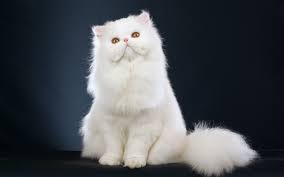
#> input picture Homework1/data/mrf/cat.jpg, 284 x 177 px; its folder holds only this picture in this run
$ jupyter execute markov_random_fields.ipynb   (shell and % lines are left out)
#> lines starting #> are read from the running program, lines starting #| are printed output that depends on the picture
# Markov Random Fields and Mean Field Theory

Prepared for Fall 2026. The foreground/background model and the images come from the Gibbs sampling notebook of the Fall 2025 homework (originally by Weichao Qiu).

References: the notes for Lecture 6 (Probabilities on Graphs: Spatial Context) and Lecture 7 (Mean Field Theory: image labelling, the weak membrane and binocular stereo). Gibbs sampling, used in one section below, is explained in that section and in Lecture 8.

If you find a bug in this notebook, please email the TAs or tell us at office hours.

**Before you start.** Run the notebook from the homework folder, so that the folder `data` is next to it. Every figure and number that a question asks for must appear in your PDF: when a question asks you to vary a parameter, copy the relevant cell into the code cell below the question (or write a loop) instead of editing and re-running the cell above, which would overwrite the earlier figure.

---

**The model.** Every pixel $i$ has a binary label $x_i \in \{0, 1\}$ (1 = foreground, 0 = background) and an observed grey level $z_i$. The energy of a labelling is evidence plus context,

$$E(\mathbf{x}) = \sum_i \psi_i(x_i) + w \sum_{(i,j)} [x_i \ne x_j], \qquad \psi_i(x_i) = \frac{(z_i - \mu_{x_i})^2}{2 s^2},$$

where $[x_i \ne x_j]$ is 1 when the two labels differ and 0 when they agree, and the sum runs over the pairs of neighbouring pixels.

The unary term $\psi_i$ says how well the grey level fits the mean $\mu_1$ of the foreground or the mean $\mu_0$ of the background, with noise level $s$. The pairwise term is the Potts model on the four-neighbour grid: every pair of neighbours with different labels costs $w$. The energy defines the Gibbs distribution $P(\mathbf{x} \mid \mathbf{z}) = e^{-E(\mathbf{x})/T} / Z$ at temperature $T$.

**Mean field.** Mean field theory approximates $P$ by a factorised distribution with one belief $q_i = Q(x_i = 1)$ per pixel. Switching pixel $i$ on changes the unary cost by $\Delta\psi_i = \psi_i(1) - \psi_i(0)$ and the expected pairwise cost by $w \sum_{j \in N(i)} (1 - 2 q_j)$, so the update of Lecture 6 reads

$$q_i \leftarrow \sigma\!\left(\frac{-\Delta\psi_i + w \sum_{j \in N(i)} (2 q_j - 1)}{T}\right), \qquad \sigma(u) = \frac{1}{1 + e^{-u}}.$$

It is a stationary point of the mean field free energy (the expected energy plus $T$ times the negative entropy):

$$F(\mathbf{q}) = \sum_i \big[q_i \psi_i(1) + (1 - q_i)\psi_i(0)\big] + w \sum_{(i,j)} \big[q_i(1 - q_j) + q_j(1 - q_i)\big] + T \sum_i \big[q_i \log q_i + (1 - q_i)\log(1 - q_i)\big].$$

## Utilities

[cell 1]
from __future__ import annotations
import os
import time

import numpy as np
import numpy.typing as npt
import matplotlib.pyplot as plt
from matplotlib.ticker import FuncFormatter, LogLocator, NullFormatter
from PIL import Image


if not os.path.isdir("data/mrf"):
    raise FileNotFoundError("The folder data/mrf was not found. Start Jupyter in the homework folder, "
                            "so that the folder data is next to this notebook.")


def sigmoid(u):
    return 1 / (1 + np.exp(-np.clip(u, -50, 50)))


def neighbour_sum(a: npt.NDArray) -> npt.NDArray:
    """Sum of the four neighbours (up, down, left, right) of every pixel; pixels outside the image count as 0."""
    s = np.zeros_like(a, dtype=float)
    s[1:, :] += a[:-1, :]
    s[:-1, :] += a[1:, :]
    s[:, 1:] += a[:, :-1]
    s[:, :-1] += a[:, 1:]
    return s


def unary_potentials(z, mu0: float, mu1: float, s: float):
    """psi_i(0) and psi_i(1): the cost of calling pixel i background or foreground."""
    return (z - mu0) ** 2 / (2 * s**2), (z - mu1) ** 2 / (2 * s**2)


def energy(x, psi0, psi1, w: float) -> float:
    """E(x) = sum of unary costs + w * (number of neighbouring pairs with different labels)."""
    unary = np.where(x == 1, psi1, psi0).sum()
    disagreements = np.sum(x[:, 1:] != x[:, :-1]) + np.sum(x[1:, :] != x[:-1, :])
    return float(unary + w * disagreements)


def free_energy(q, psi0, psi1, w: float, T: float = 1.0) -> float:
    """Mean field free energy F(q): expected energy + T * negative entropy."""
    qc = np.clip(q, 1e-12, 1 - 1e-12)
    expected_unary = np.sum(q * psi1 + (1 - q) * psi0)
    expected_pairwise = w * (np.sum(q[:, 1:] * (1 - q[:, :-1]) + q[:, :-1] * (1 - q[:, 1:]))
                             + np.sum(q[1:, :] * (1 - q[:-1, :]) + q[:-1, :] * (1 - q[1:, :])))
    negative_entropy = np.sum(qc * np.log(qc) + (1 - qc) * np.log(1 - qc))
    return float(expected_unary + expected_pairwise + T * negative_entropy)


def checkerboard(shape) -> npt.NDArray[np.bool_]:
    """True on the 'black' squares of a checkerboard. No two black pixels are neighbours."""
    yy, xx = np.indices(shape)
    return (yy + xx) % 2 == 0


def mean_field(psi0, psi1, w: float, T: float = 1.0, n_iter: int = 30, schedule: str = "checkerboard", q0=None):
    """Mean field iterations for the binary Potts model.

    schedule = "checkerboard": update all black pixels, then all white pixels (one iteration = both halves)
    schedule = "parallel":     update every pixel at once from the beliefs of the previous iteration

    Returns the beliefs q and a history with the free energy after every iteration and the number
    of pixels whose label (q > 0.5) flipped during the iteration.
    """
    d_psi = psi1 - psi0
    n_nb = neighbour_sum(np.ones_like(d_psi))
    q = sigmoid(-d_psi / T) if q0 is None else q0.astype(float).copy()
    black = checkerboard(q.shape)
    history = {"F": [free_energy(q, psi0, psi1, w, T)], "flips": []}

    def update(q):
        return sigmoid((-d_psi + w * (2 * neighbour_sum(q) - n_nb)) / T)

    for _ in range(n_iter):
        old = q > 0.5
        if schedule == "parallel":
            q = update(q)
        elif schedule == "checkerboard":
            for mask in (black, ~black):
                q = np.where(mask, update(q), q)
        else:
            raise ValueError(schedule)
        history["F"].append(free_energy(q, psi0, psi1, w, T))
        history["flips"].append(int(np.sum((q > 0.5) != old)))
    return q, history


def gibbs_sampler(psi0, psi1, w: float, T: float = 1.0, n_sweeps: int = 300, burn_in: int = 50, seed: int = 0):
    """Gibbs sampling with a checkerboard schedule: all black pixels are resampled given the white ones, then the reverse.

    Returns two arrays: the estimated marginals P(x_i = 1), i.e. the average of the samples after burn-in,
    and the last sample.
    """
    rng = np.random.default_rng(seed)
    d_psi = psi1 - psi0
    n_nb = neighbour_sum(np.ones_like(d_psi))
    black = checkerboard(d_psi.shape)
    x = (rng.random(d_psi.shape) < sigmoid(-d_psi / T)).astype(float)
    total, n = np.zeros_like(d_psi), 0
    for sweep in range(n_sweeps):
        for mask in (black, ~black):
            p_on = sigmoid((-d_psi + w * (2 * neighbour_sum(x) - n_nb)) / T)
            x = np.where(mask, (rng.random(x.shape) < p_on).astype(float), x)
        if sweep >= burn_in:
            total += x
            n += 1
    return total / n, x


def make_synthetic_scene(size: int = 96) -> npt.NDArray[np.int64]:
    """Ground-truth labels: a disk, a rectangle and a thin bar on a background."""
    yy, xx = np.indices((size, size))
    x = np.zeros((size, size), dtype=int)
    x[(yy - 38) ** 2 + (xx - 30) ** 2 < 17**2] = 1
    x[(yy >= 56) & (yy < 86) & (xx >= 52) & (xx < 88)] = 1
    x[(yy >= 12) & (yy < 15) & (xx >= 50) & (xx < 90)] = 1
    return x


def load_image(name: str, max_side: int = 160) -> npt.NDArray[np.float64]:
    """Load data/mrf/<name>.jpg as grey levels in [0, 1], shrunk so that its longer side is at most max_side."""
    image = Image.open(f"data/mrf/{name}.jpg").convert("L")
    scale = max_side / max(image.size)
    if scale < 1:
        image = image.resize((round(image.size[0] * scale), round(image.size[1] * scale)), Image.LANCZOS)
    return np.array(image).astype(float) / 255


def show(images, titles, **kwargs):
    fig, axes = plt.subplots(1, len(images), figsize=(3.2 * len(images), 3.2))
    for ax, image, title in zip(np.atleast_1d(axes), images, titles):
        ax.imshow(image, cmap="gray", **kwargs)
        ax.set_title(title)
        ax.axis("off")
    fig.tight_layout()
    plt.show()

## A synthetic image with known ground truth

The observed grey level is the mean of the true class plus Gaussian noise: $z_i = \mu_{x_i} + \text{noise}$, with $\mu_0 = 0.3$, $\mu_1 = 0.7$ and noise standard deviation $s = 0.25$. With $w = 0$ every pixel is decided on its own evidence.

[cell 2]
truth = make_synthetic_scene()
rng = np.random.default_rng(0)
mu0, mu1, s = 0.3, 0.7, 0.25
z = np.where(truth == 1, mu1, mu0) + rng.normal(scale=s, size=truth.shape)
psi0, psi1 = unary_potentials(z, mu0, mu1, s)

pixelwise = (psi1 < psi0).astype(int)
show([truth, z, pixelwise], ["ground truth", "observed image z", f"pixel by pixel: {100 * np.mean(pixelwise != truth):.1f}% wrong"])
#> in show, `plt.show()`:
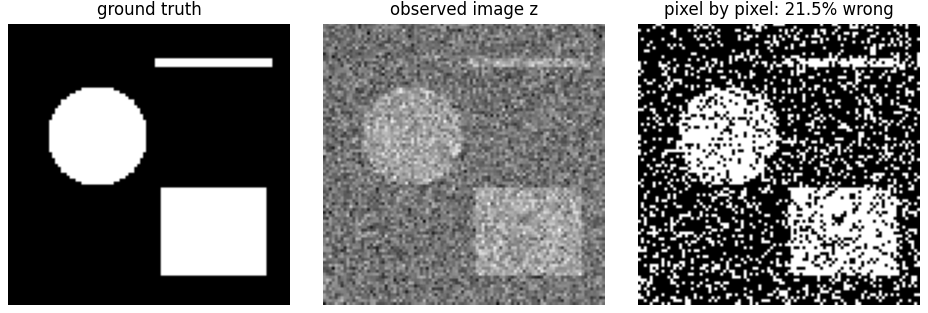
#> figure drawn by matplotlib, 3 panels

## Mean field segmentation

The beliefs start from the unary evidence alone, $q_i = \sigma(-\Delta\psi_i)$, and every iteration updates the black and then the white pixels of a checkerboard. The labelling is read off the beliefs: $\hat{x}_i = 1$ if $q_i > 0.5$.

[cell 3]
def segment(z, mu0, mu1, s, w, T=1.0, n_iter=30):
    """Mean field segmentation; returns the beliefs, the labelling and the free-energy history."""
    psi0, psi1 = unary_potentials(z, mu0, mu1, s)
    q, history = mean_field(psi0, psi1, w, T=T, n_iter=n_iter)
    return q, (q > 0.5).astype(int), history


w = 1.0   # try other values for Question 9.1
q, labelling, history = segment(z, mu0, mu1, s, w)
show([q, labelling], [f"beliefs q, w = {w:g}", f"labelling: {100 * np.mean(labelling != truth):.1f}% wrong"], vmin=0, vmax=1)
#> in show (call 2), `plt.show()`:
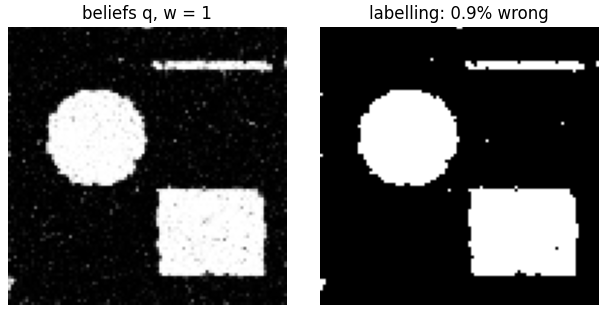
#> figure drawn by matplotlib, 2 panels

plt.figure(figsize=(4.5, 3))
plt.plot(history["F"], marker="o", ms=3)
plt.xlabel("iteration")
plt.ylabel("free energy F(q)")
plt.show()
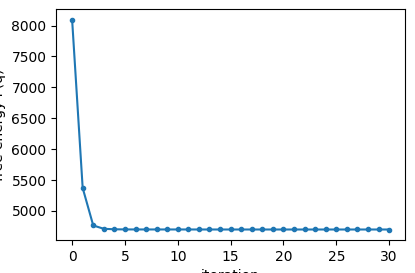
#> figure drawn by matplotlib, 1 panel; curve peaks at x = 0, y = 8098.3

### Question 9.1 (3 points)

- Run mean field on the synthetic image with $w \in \{0, 0.25, 0.5, 1, 2, 8\}$ (write a loop in the code cell below). Report the percentage of wrong labels for each value and show the labellings. **(1 point)**
- Explain the effect of $w$ in terms of the two terms of the energy. What happens when $w$ is too small? What goes wrong when $w$ is large (compare the thin bar and the outline of the disk for $w = 2$ and $w = 8$)? **(1 point)**
- Apply the model to one of the real images in `data/mrf` (`cat`, `moon` or `einstein`). Use the histogram of grey levels (cell below) to choose $\mu_0$, $\mu_1$ and $s$, and show the result for $w = 0$ and for one larger value of $w$. **(1 point)**

[cell 4]
image = load_image("cat")        # or "moon", "einstein"
#> in load_image, `image = image.resize((round(image.size[0] * scale), round(image.size[1..`:
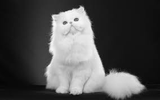
#> image: PIL image 160x100 L; min 5, max 251, mean 78
fig, axes = plt.subplots(1, 2, figsize=(9, 3))
axes[0].imshow(image, cmap="gray")
axes[0].axis("off")
axes[1].hist(image.ravel(), bins=50)
axes[1].set_xlabel("grey level")
axes[1].set_ylabel("number of pixels")
fig.tight_layout()
plt.show()
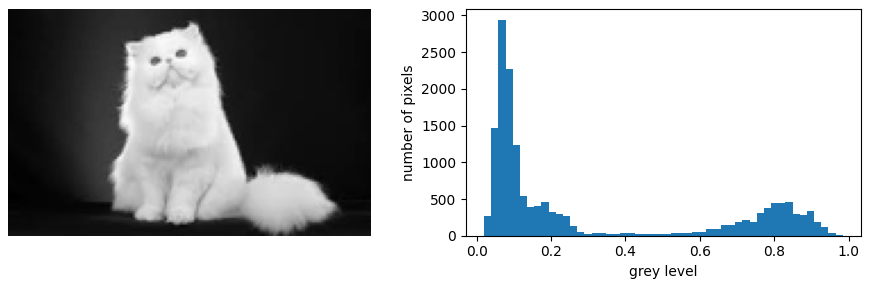
#> figure drawn by matplotlib, 2 panels; panel 2: tallest bar 2940 high, from x = 0.0582 to 0.0775

# Your code for Question 9.1, e.g.
# q, labelling, history = segment(image, mu0=..., mu1=..., s=..., w=...)

**Your answers for Question 9.1:**

## Update schedules

The checkerboard schedule updates all black pixels at once and then all white pixels. The parallel schedule updates every pixel at once, using the beliefs of the previous iteration. Both are run below with $w = 2$ from the same initial beliefs: the unary evidence, and an artificial checkerboard pattern.

[cell 5]
w = 2.0
starts = {"unary evidence": None, "checkerboard pattern": np.where(checkerboard(z.shape), 0.9, 0.1)}

fig, axes = plt.subplots(2, 2, figsize=(10, 6))
for col, (start_name, q0) in enumerate(starts.items()):
    for schedule, color in (("checkerboard", "tab:green"), ("parallel", "tab:red")):
        q, history = mean_field(psi0, psi1, w, n_iter=40, schedule=schedule, q0=q0)
        axes[0, col].plot(history["F"], color=color, label=schedule)
        axes[1, col].plot(range(1, 41), history["flips"], color=color, label=schedule)
        decreasing = np.all(np.diff(history["F"]) <= 1e-9)
        print(f"start: {start_name:21s} schedule: {schedule:12s} F never increases: {decreasing}   "
              f"last four values of F: {np.round(history['F'][-4:], 1)}   labels flipped in the last iteration: {history['flips'][-1]}")
    axes[0, col].set_title(f"start: {start_name}")
    axes[0, col].set_ylabel("free energy F(q)")
    axes[0, col].set_yscale("log")
    axes[0, col].yaxis.set_major_locator(LogLocator(subs=(1.0, 1.5, 2.0, 3.0, 5.0, 7.0)))
    axes[0, col].yaxis.set_major_formatter(FuncFormatter(lambda v, _: f"{v:,.0f}"))
    axes[0, col].yaxis.set_minor_formatter(NullFormatter())
    axes[1, col].set_ylabel("labels flipped in the iteration")
    axes[1, col].set_xlabel("iteration")
    axes[1, col].set_yscale("symlog")
    axes[1, col].set_ylim(-0.3, 5e4)
    for ax in axes[:, col]:
        ax.legend()
fig.tight_layout()
plt.show()
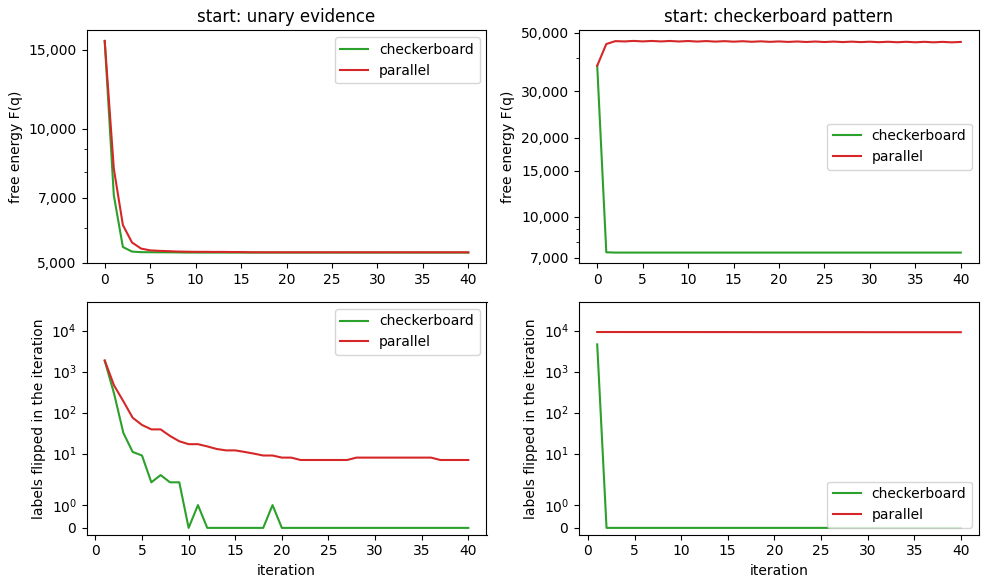
#> figure drawn by matplotlib, 4 panels; panel 1: curve peaks at x = 0, y = 15711.2; panel 1: curve peaks at x = 0, y = 15711.2; panel 2: curve peaks at x = 0, y = 37526.7; panel 2: curve peaks at x = 4, y = 46603.8

# The parallel schedule from the checkerboard start: the labels after its last two iterations
q39, _ = mean_field(psi0, psi1, w, n_iter=39, schedule="parallel", q0=starts["checkerboard pattern"])
q40, _ = mean_field(psi0, psi1, w, n_iter=40, schedule="parallel", q0=starts["checkerboard pattern"])
zoom = (slice(40, 52), slice(40, 52))   # a 12 x 12 window, so that single pixels are visible
print("Labels of the parallel run from the checkerboard start, in a 12 x 12 window of the image:")
show([(q39 > 0.5)[zoom], (q40 > 0.5)[zoom]], ["iteration 39", "iteration 40"], interpolation="nearest")
#> in show (call 3), `plt.show()`:
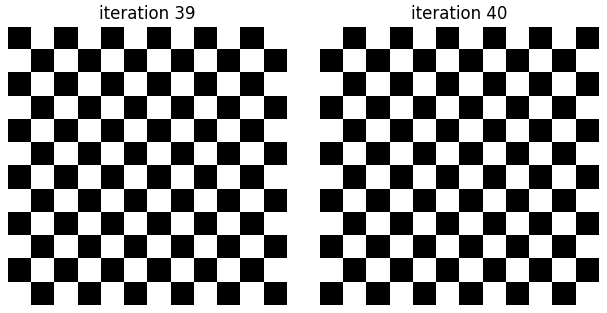
#> figure drawn by matplotlib, 2 panels

### Question 9.2 (3 points)

- Plot the free energy against the iteration for the two schedules and both starts. Report, for each schedule and each start, whether $F$ ever increases. **(1 point)**
- One schedule is safe and the other is not: explain why, in terms of the beliefs that each update reads. What do you see in the number of labels that flip at every iteration, and what does it tell you about where the parallel update ends up? (The last figure of the cell shows the labels of the parallel run from the checkerboard start after its last two iterations.) **(2 points)**

[cell 6]
# Your code for Question 9.2

**Your answers for Question 9.2:**

## Mean field versus Gibbs sampling

Gibbs sampling draws samples from $P(\mathbf{x} \mid \mathbf{z})$ by resampling every pixel from its conditional distribution given its neighbours; the average of the samples after a burn-in period estimates the true marginals $P(x_i = 1 \mid \mathbf{z})$. Mean field replaces the samples by deterministic beliefs.

[cell 7]
w = 1.0
t0 = time.time()
q_mf, _ = mean_field(psi0, psi1, w, n_iter=30)
time_mf = time.time() - t0

t0 = time.time()
p_gibbs, last_sample = gibbs_sampler(psi0, psi1, w, n_sweeps=300, burn_in=50)
time_gibbs = time.time() - t0

show([q_mf, p_gibbs, np.abs(q_mf - p_gibbs)],
     ["mean field beliefs", "Gibbs estimate of the marginals", "absolute difference"], vmin=0, vmax=1)
#> in show (call 4), `plt.show()`:
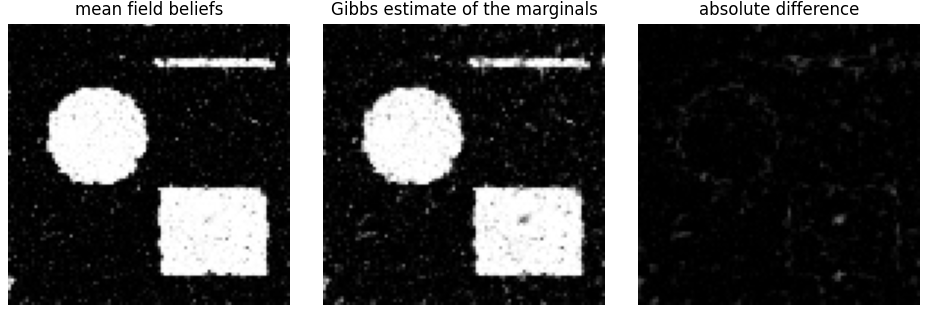
#> figure drawn by matplotlib, 3 panels
for name, p, t in (("mean field", q_mf, time_mf), ("Gibbs sampling", p_gibbs, time_gibbs)):
    uncertain = np.mean((p > 0.1) & (p < 0.9))
    print(f"{name:15s}: {100 * uncertain:4.1f}% of the pixels have a belief between 0.1 and 0.9, "
          f"{100 * np.mean((p > 0.5) != truth):.2f}% wrong labels, {t:.3f} s")

plt.figure(figsize=(5, 3))
plt.hist([q_mf.ravel(), p_gibbs.ravel()], bins=20, label=["mean field", "Gibbs"], log=True)
plt.xlabel("belief / estimated marginal")
plt.ylabel("number of pixels")
plt.legend()
plt.show()
#> (the rest of the program and of its run is left out)
